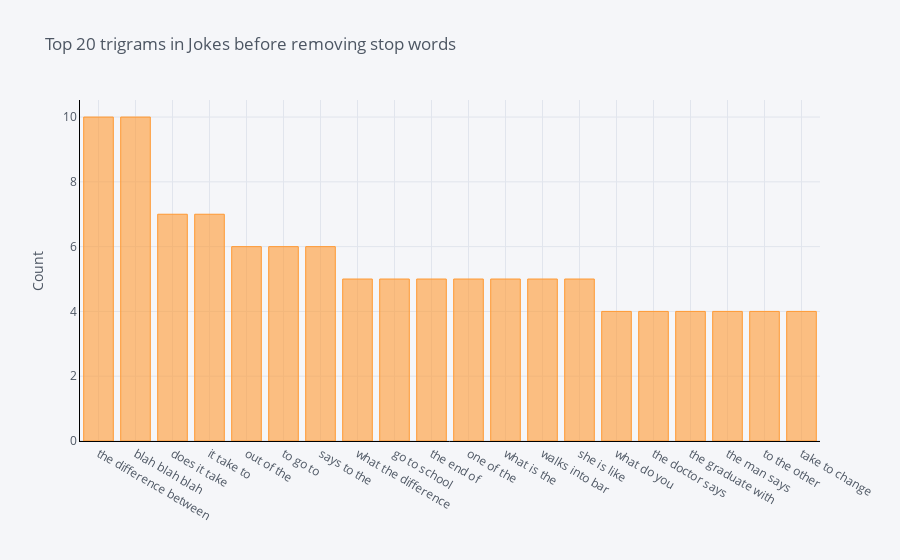

Notebook cell for this chart:
### Code cell
def get_top_n_trigram(corpus, n=None):
    vec = CountVectorizer(ngram_range=(3, 3)).fit(corpus)
    bag_of_words = vec.transform(corpus)
    sum_words = bag_of_words.sum(axis=0) 
    words_freq = [(word, sum_words[0, idx]) for word, idx in vec.vocabulary_.items()]
    words_freq =sorted(words_freq, key = lambda x: x[1], reverse=True)
    return words_freq[:n]
common_words = get_top_n_trigram(jokes['jokeText'], 20)
df5 = pd.DataFrame(common_words, columns = ['ReviewText' , 'count'])
df5.groupby('ReviewText').sum()['count'].sort_values(ascending=False).iplot(
    kind='bar', yTitle='Count', linecolor='black', title='Top 20 trigrams in Jokes before removing stop words')

### Figure 1 — Plotly figure (JSON) as saved in the notebook; plotly's stock layout.template omitted (floating-point values rounded to 4 significant figures)
{"data": [{"marker": {"color": "rgba(255, 153, 51, 0.6)", "line": {"color": "rgba(255, 153, 51, 1.0)", "width": 1}}, "name": "count", "orientation": "v", "text": "", "type": "bar", "x": ["the difference between", "blah blah blah", "does it take", "it take to", "out of the", "to go to", "says to the", "what the difference", "go to school", "the end of", "one of the", "what is the", "walks into bar", "she is like", "what do you", "the doctor says", "the graduate with", "the man says", "to the other", "take to change"], "y": [10, 10, 7, 7, 6, 6, 6, 5, 5, 5, 5, 5, 5, 5, 4, 4, 4, 4, 4, 4]}], "layout": {"legend": {"bgcolor": "#F5F6F9", "font": {"color": "#4D5663"}}, "paper_bgcolor": "#F5F6F9", "plot_bgcolor": "#F5F6F9", "title": {"font": {"color": "#4D5663"}, "text": "Top 20 trigrams in Jokes before removing stop words"}, "xaxis": {"gridcolor": "#E1E5ED", "linecolor": "black", "showgrid": true, "tickfont": {"color": "#4D5663"}, "title": {"font": {"color": "#4D5663"}, "text": ""}, "zerolinecolor": "#E1E5ED"}, "yaxis": {"gridcolor": "#E1E5ED", "linecolor": "black", "showgrid": true, "tickfont": {"color": "#4D5663"}, "title": {"font": {"color": "#4D5663"}, "text": "Count"}, "zerolinecolor": "#E1E5ED"}}}
